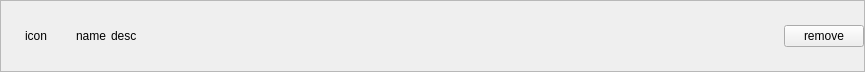
<?xml version="1.0" encoding="UTF-8"?>
<ui version="4.0">
 <class>OutputDetailWidgetClass</class>
 <widget class="QWidget" name="OutputDetailWidgetClass">
  <property name="geometry">
   <rect>
    <x>0</x>
    <y>0</y>
    <width>865</width>
    <height>70</height>
   </rect>
  </property>
  <property name="minimumSize">
   <size>
    <width>0</width>
    <height>0</height>
   </size>
  </property>
  <property name="maximumSize">
   <size>
    <width>16777215</width>
    <height>16777215</height>
   </size>
  </property>
  <layout class="QHBoxLayout" name="horizontalLayout">
   <property name="spacing">
    <number>0</number>
   </property>
   <property name="leftMargin">
    <number>0</number>
   </property>
   <property name="topMargin">
    <number>0</number>
   </property>
   <property name="rightMargin">
    <number>0</number>
   </property>
   <property name="bottomMargin">
    <number>0</number>
   </property>
   <item>
    <widget class="QFrame" name="frame">
     <property name="frameShape">
      <enum>QFrame::StyledPanel</enum>
     </property>
     <property name="frameShadow">
      <enum>QFrame::Raised</enum>
     </property>
     <layout class="QHBoxLayout" name="horizontalLayout_2">
      <property name="spacing">
       <number>5</number>
      </property>
      <property name="leftMargin">
       <number>0</number>
      </property>
      <property name="topMargin">
       <number>0</number>
      </property>
      <property name="rightMargin">
       <number>0</number>
      </property>
      <property name="bottomMargin">
       <number>0</number>
      </property>
      <item>
       <widget class="QLabel" name="labelIcon">
        <property name="minimumSize">
         <size>
          <width>70</width>
          <height>70</height>
         </size>
        </property>
        <property name="maximumSize">
         <size>
          <width>70</width>
          <height>70</height>
         </size>
        </property>
        <property name="text">
         <string notr="true">icon</string>
        </property>
        <property name="scaledContents">
         <bool>true</bool>
        </property>
        <property name="alignment">
         <set>Qt::AlignCenter</set>
        </property>
        <property name="wordWrap">
         <bool>true</bool>
        </property>
       </widget>
      </item>
      <item>
       <widget class="QLabel" name="labelName">
        <property name="text">
         <string notr="true">name</string>
        </property>
       </widget>
      </item>
      <item>
       <widget class="QLabel" name="labelDetailedName">
        <property name="text">
         <string notr="true">desc</string>
        </property>
       </widget>
      </item>
      <item>
       <spacer name="horizontalSpacer">
        <property name="orientation">
         <enum>Qt::Horizontal</enum>
        </property>
        <property name="sizeHint" stdset="0">
         <size>
          <width>40</width>
          <height>20</height>
         </size>
        </property>
       </spacer>
      </item>
      <item>
       <widget class="QPushButton" name="buttonDelete">
        <property name="text">
         <string notr="true">remove</string>
        </property>
       </widget>
      </item>
     </layout>
    </widget>
   </item>
  </layout>
 </widget>
 <resources/>
 <connections/>
</ui>
